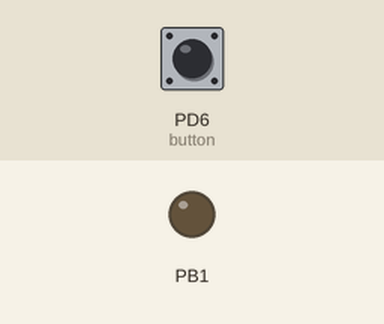
A program run on a simulated ATmega168, built with avr-gcc and emulated at 1 MHz. Parts: output pins drawn as LEDs (lit = HIGH). The test bench sets the inputs (shaded band); at power-on: PD6 (button) HIGH.

Above: at 1.2 s.
1.3 s: PD6 (button) pulled LOW for 0.15 s
At 1.37 s:
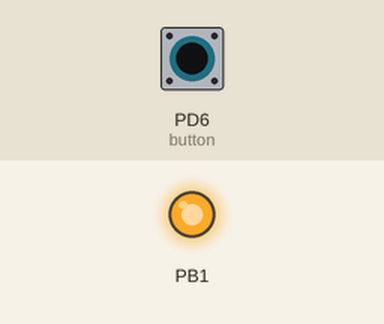
2.9 s: PD6 (button) pulled LOW for 3.2 s
At 6.8 s:
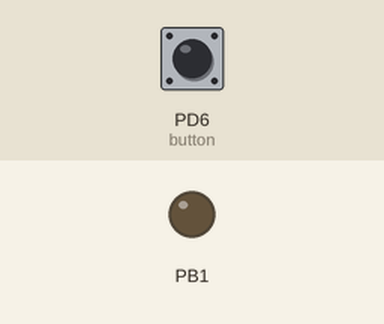
Timing chart, 0 to 8.3 s (numbered marks = the images above; inputs shaded):
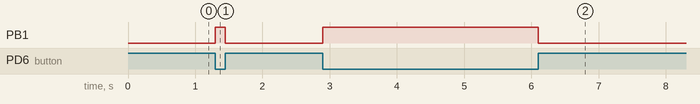

Measured:
- after the input at 1.3 s, PB1: LOW → HIGH at once, → LOW 0.15 s later
- after the input at 2.9 s, PB1: LOW → HIGH at once, → LOW 3.2 s later

The program:

main.cpp
```cpp
/*
 * helloWorld.cpp
 *
 * Created: 17/10/2023 10:43:29
 * Author : mathi
 */

#define F_CPU 1000000 //1MHz, set cpu frequency in Hz, datablad side...
#include <avr/io.h>
#include <stdio.h>
#include <util/delay.h>


//questions:
//1. where to write DDRB
//DDRB = 0 = input?

void init()
{
	DDRB |= (1 << DDB1); //set pin B1 as output in data-direction of port D
	DDRD &= ~(1 << PIND6); //set pin D6 of port D as input
	PORTB &= ~(1<<PB1); //set pin B1 low as initial value
	PORTD |= (1<<PD6); //set pin D6 high to enable pull up-resistor to read state
}

void blink()
{
		PORTB |= (1<<PB1); //high
		_delay_ms(100);
		PORTB &= ~(1<<PB1); //low
		_delay_ms(100);
}

int main(void)
{
	//initialize
	init();

	while (true) // run forever
	{
		if ((( ( PIND & (1 << PD6) ) >> PD6 ) == 0)) //enable only if button is low/pushed down
		{
			PORTB |= (1<<PB1); //high
		}
		else
		{
			PORTB &= ~(1<<PB1); //low
		}

	}
	return 0;
}
```
